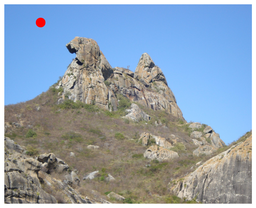
#> input picture lab05/galinha.png, 256 x 208 px, shrunk from 1188 x 964 before the run, found by its file name
$ python q1.py   (older library calls are emulated)
#> lines starting #> are read from the running program, lines starting #| are printed output that depends on the picture; after the words box and inside, x2 and y2 are one past the last pixel; in counts of white or black regions, pixels touching at a corner belong together
import cv2
import numpy as np
import matplotlib.pyplot as plt

# Função para calcular a energia da imagem usando gradientes do OpenCV
def calculate_energy(image, mask):
    # Converter a imagem para escala de cinza e calcular os gradientes
    gray_image = cv2.cvtColor(image, cv2.COLOR_BGR2GRAY)
    grad_x = cv2.Sobel(gray_image, cv2.CV_64F, 1, 0, ksize=3)
    grad_y = cv2.Sobel(gray_image, cv2.CV_64F, 0, 1, ksize=3)
    energy = np.sqrt(grad_x**2 + grad_y**2)
    # Diminuir a energia dentro da máscara para priorizar a remoção do objeto
    energy[mask == 255] -= 1000
    return energy

# Função para encontrar a costura com menor energia
def find_seam(energy):
    r, c = energy.shape
    M = energy.copy()
    backtrack = np.zeros_like(M, dtype=int)

    for i in range(1, r):
        for j in range(c):
            # Ajuste para evitar índices negativos e fora do intervalo
            if j == 0:
                idx = np.argmin(M[i-1, j:j+2])
                backtrack[i, j] = idx + j
                min_energy = M[i-1, idx + j]
            elif j == c - 1:
                idx = np.argmin(M[i-1, j-1:j+1])
                backtrack[i, j] = idx + j - 1
                min_energy = M[i-1, idx + j - 1]
            else:
                idx = np.argmin(M[i-1, j-1:j+2])
                backtrack[i, j] = idx + j - 1
                min_energy = M[i-1, idx + j - 1]
            M[i, j] += min_energy

    return M, backtrack

# Função para remover a costura da imagem e da máscara
def remove_seam(image, backtrack, mask=None):
    r, c, _ = image.shape
    output = np.zeros((r, c - 1, 3), dtype=image.dtype)
    new_mask = np.zeros((r, c - 1), dtype=mask.dtype) if mask is not None else None
    j = np.argmin(backtrack[-1])

    for i in reversed(range(r)):
        output[i, :, 0] = np.delete(image[i, :, 0], [j])
        output[i, :, 1] = np.delete(image[i, :, 1], [j])
        output[i, :, 2] = np.delete(image[i, :, 2], [j])
        if mask is not None:
            new_mask[i, :] = np.delete(mask[i, :], [j])
        j = backtrack[i, j]

    return output, new_mask

# Função principal que aplica o seam carving
def seam_carving(image, mask, num_seams):
    for _ in range(num_seams):
        print(f"Aplicando seam carving, passo {_+1} de {num_seams}...")
        energy = calculate_energy(image, mask)
        M, backtrack = find_seam(energy)
        image, mask = remove_seam(image, backtrack, mask)
    return image

# Função para criar uma máscara para o objeto a ser removido
def create_mask(image, lower_color, upper_color):
    img_hsv = cv2.cvtColor(image, cv2.COLOR_BGR2HSV)
    mask = cv2.inRange(img_hsv, lower_color, upper_color)
    return mask

# Caminho para a imagem de entrada
img_path = '/home/vini/Documentos/LaboratoriosVisao/lab05/galinha.png'
print("Carregando a imagem...")
img = cv2.imread(img_path)
#> img is the input picture: shape (208, 256, 3); mean B, G, R 177.1, 160.5, 143.6

# Verificar se a imagem foi carregada corretamente
if img is None:
    print(f"Erro ao carregar a imagem: {img_path}")
else:
    print("Imagem carregada com sucesso!")

    # Definir o intervalo de cores para a máscara (vermelho)
    lower_color = np.array([0, 100, 100])
    upper_color = np.array([10, 255, 255])

    print("Criando a máscara...")
    # Criar a máscara para o ponto vermelho
    mask = create_mask(img, lower_color, upper_color)
#> in create_mask, `img_hsv = cv2.cvtColor(image, cv2.COLOR_BGR2HSV)`: img_hsv: shape (208, 256, 3); mean H, S, V 56, 75.5, 191.4
#> in create_mask, `mask = cv2.inRange(img_hsv, lower_color, upper_color)`:
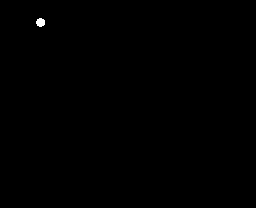
#> mask: shape (208, 256); 0.12% white; 1 white region, box (x1, y1, x2, y2) and area: (36, 18, 45, 27) 63
    print("Máscara criada!")

    # Mostrar a máscara para garantir que está correta
    plt.imshow(mask, cmap='gray')
    plt.title('Máscara para Remoção')
    plt.axis('off')
    plt.show()

    # Mostrar o mapa de energia
    print("Calculando a energia...")
    energy = calculate_energy(img, mask)
#> in calculate_energy, `energy[mask == 255] -= 1000`:
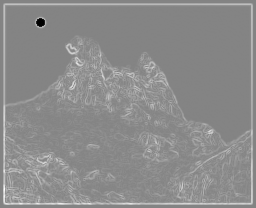
#> energy: shape (208, 256) float64; min -1000, max 937.1, mean 66.4; drawn with min black and max white
    plt.imshow(energy, cmap='gray')
    plt.title('Mapa de Energia')
    plt.axis('off')
    plt.show()

    # Calcular quantas costuras remover com base no tamanho do objeto
    num_seams = 100

    print("Iniciando o seam carving...")
    # Aplicar o seam carving para remover o ponto vermelho
    result_image = seam_carving(img, mask, num_seams)
#> the loop in seam_carving, `for _ in range(num_seams):` made 100 passes
#> pass 1, in seam_carving, `M, backtrack = find_seam(energy)`:
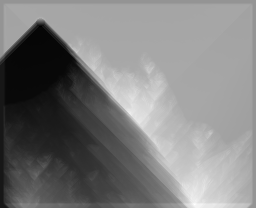
#> M: shape (208, 256) float64; min -7358.5, max 5251.9, mean -1121.8; drawn with min black and max white
#> pass 1, in seam_carving, `M, backtrack = find_seam(energy)`:
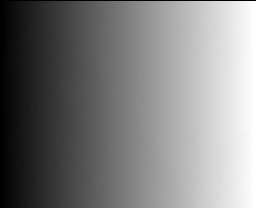
#> backtrack: shape (208, 256) int64; min 0, max 254, mean 126.9
#> after the loop in seam_carving, `for _ in range(num_seams):`:
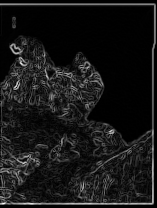
#> energy: shape (208, 157) float64; min 0, max 815.6, mean 75.9; drawn with min black and max white
#> after the loop in seam_carving, `for _ in range(num_seams):`:
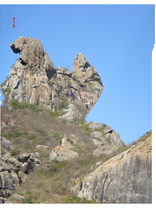
#> image: shape (208, 156, 3); mean of channels 0, 1, 2 177, 161.8, 145.4; drawn as B, G, R
#> after the loop in seam_carving, `for _ in range(num_seams):`: mask: shape (208, 156); every value is 0

    print("Seam carving concluído!")
    # Caminho para salvar a imagem resultante
    output_path = '/home/vini/Documentos/LaboratoriosVisao/lab05/galinha_sem_ponto.png'

    # Salvar a imagem modificada
    cv2.imwrite(output_path, result_image)
    print(f"Imagem salva com sucesso em: {output_path}")

    # Mostrar a imagem original e a imagem modificada
    plt.figure(figsize=(10, 5))
    plt.subplot(121)
    plt.imshow(cv2.cvtColor(img, cv2.COLOR_BGR2RGB))
    plt.title('Imagem Original')
    plt.axis('off')

    plt.subplot(122)
    plt.imshow(cv2.cvtColor(result_image, cv2.COLOR_BGR2RGB))
    plt.title('Imagem Sem Ponto Vermelho')
    plt.axis('off')

    plt.show()
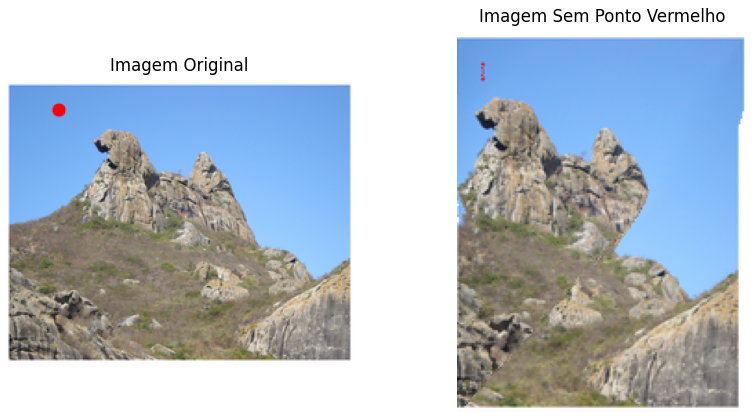
#> figure drawn by matplotlib, 2 panels
